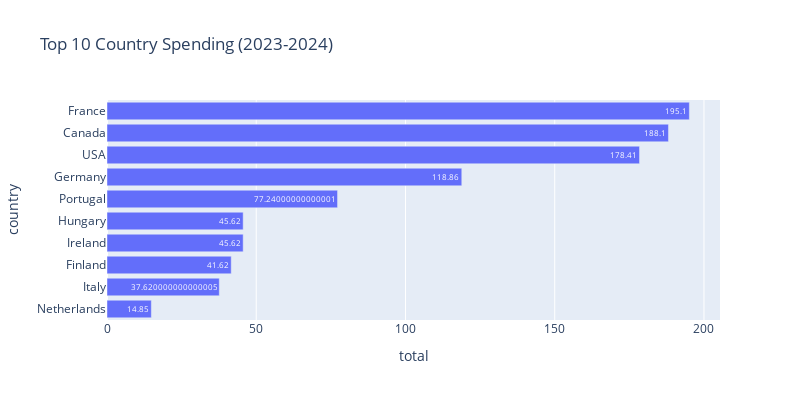

Notebook code cell kept with this figure:
### Code cell
# QUEST 7
# TODO buatlah visualisasi menggunakan barplot untuk menampilkan 10 country dengan total spending pada periode 2023-2024
plot_top_country_2324 = px.bar(
    top_country_2324.sort_values('total', ascending=True),
    # TODO lengkapi kode di bawah ini
    x='total',        # sumbu X = total spending
    y='country',      # sumbu Y = country
    orientation='h',  # horizontal barplot biar lebih rapi
    text='total',     # tampilkan angka total di bar
    title='Top 10 Country Spending (2023-2024)'
)
plot_top_country_2324.update_layout(width=800, height=400)
plot_top_country_2324.show()

### Figure 1 — Plotly figure (JSON) as saved in the notebook; plotly's stock layout.template omitted (floating-point values rounded to 4 significant figures)
{"data": [{"hovertemplate": "total=%{text}<br>country=%{y}<extra></extra>", "legendgroup": "", "marker": {"color": "#636efa", "pattern": {"shape": ""}}, "name": "", "orientation": "h", "showlegend": false, "text": [14.85, 37.62, 41.62, 45.62, 45.62, 77.24, 118.9, 178.4, 188.1, 195.1], "textposition": "auto", "type": "bar", "x": [14.85, 37.62, 41.62, 45.62, 45.62, 77.24, 118.9, 178.4, 188.1, 195.1], "xaxis": "x", "y": ["Netherlands", "Italy", "Finland", "Ireland", "Hungary", "Portugal", "Germany", "USA", "Canada", "France"], "yaxis": "y"}], "layout": {"barmode": "relative", "height": 400, "legend": {"tracegroupgap": 0}, "title": {"text": "Top 10 Country Spending (2023-2024)"}, "width": 800, "xaxis": {"anchor": "y", "domain": [0, 1], "title": {"text": "total"}}, "yaxis": {"anchor": "x", "domain": [0, 1], "title": {"text": "country"}}}}
